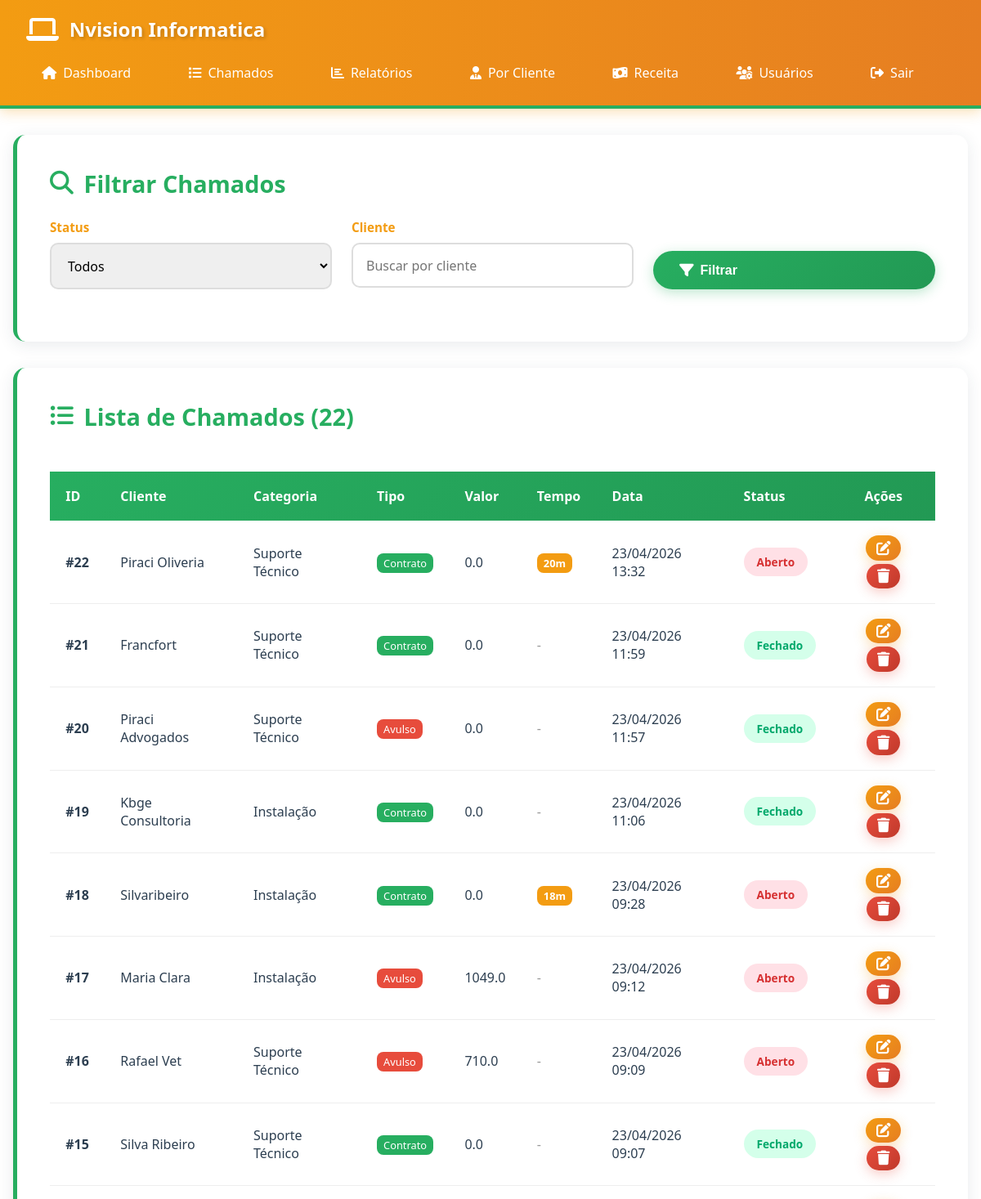
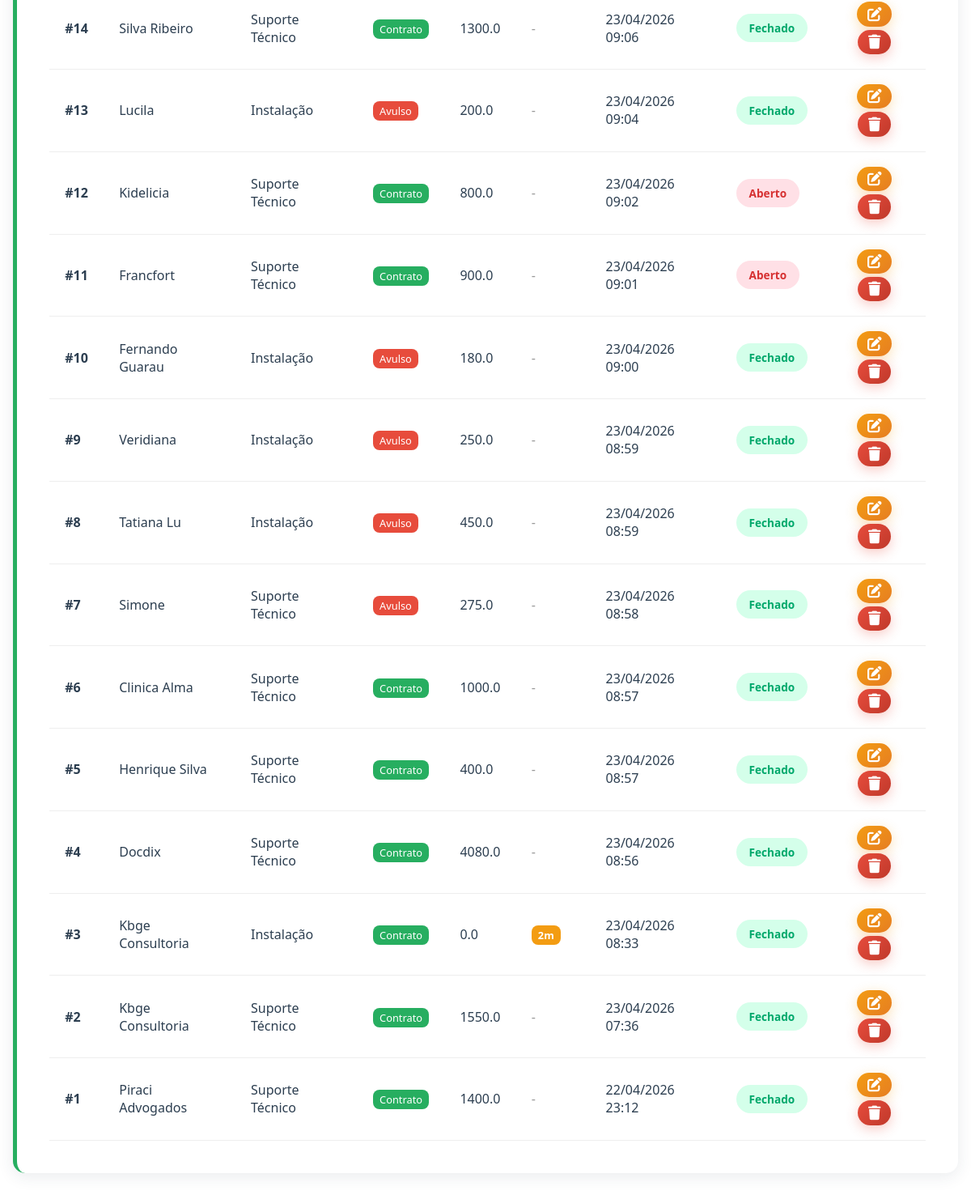
The app's page /listagem with its own data (2 pictures, top to bottom).
### database.py (models this page shows, shortened)
class Chamado(db.Model):
    __tablename__ = 'chamados'
    id = db.Column(db.Integer, primary_key=True)
    cliente = db.Column(db.String(150), nullable=False)
    data_atendimento = db.Column(db.DateTime, nullable=False, default=datetime.now)
    categoria = db.Column(db.String(100), nullable=False)
    descricao = db.Column(db.Text, nullable=False)
    tipo_atendimento = db.Column(db.String(20), default='avulso')  # contrato ou avulso
    valor_recebido = db.Column(db.Float, default=0.0)
    tempo_gasto_minutos = db.Column(db.Integer, default=0)  # tempo técnico em minutos
    status = db.Column(db.String(20), default='aberto')
    data_criacao = db.Column(db.DateTime, nullable=False, default=datetime.now)

### app.py (the view)
@app.route('/listagem')
def listagem():
    filtro_status = request.args.get('status', 'todos')
    filtro_cliente = request.args.get('cliente', '')
    query = Chamado.query
    if filtro_status != 'todos':
        query = query.filter_by(status=filtro_status)
    if filtro_cliente:
        query = query.filter(Chamado.cliente.ilike(f'%{filtro_cliente}%'))
    chamados = query.order_by(Chamado.data_criacao.desc()).all()
    return render_template('listagem.html',
                         chamados=chamados,
                         filtro_status=filtro_status,
                         filtro_cliente=filtro_cliente)

### templates/listagem.html (shortened to what this page needs)
{% extends "base.html" %}
{% block content %}
<div class="card">
    <h2><i class="fas fa-search"></i> Filtrar Chamados</h2>
    <form method="GET" class="form-row">
        <div class="form-group">
            <label for="status">Status</label>
            <select name="status" id="status">
                <option value="todos" {% if filtro_status == 'todos' %}selected{% endif %}>Todos</option>
            </select>
        </div>
        <div class="form-group">
            <label for="cliente">Cliente</label>
            <input type="text" name="cliente" id="cliente" value="{{ filtro_cliente }}" placeholder="Buscar por cliente">
        </div>
        <div class="form-group" style="display: flex; align-items: flex-end;">
            <button type="submit" class="btn" style="width: 100%;"><i class="fas fa-filter"></i> Filtrar</button>
        </div>
    </form>
</div>
<div class="card">
    <h2><i class="fas fa-list-ul"></i> Lista de Chamados ({{ chamados|length }})</h2>
    {% if chamados %}
        <div style="overflow-x: auto;">
            <table>
                <thead>
                    <tr>
                        <th>ID</th>
                        <th>Cliente</th>
                        <th>Categoria</th>
                        <th>Tipo</th>
                        <th>Valor</th>
                        <th>Tempo</th>
                        <th>Data</th>
                        <th>Status</th>
                        <th style="text-align: center;">Ações</th>
                    </tr>
                </thead>
                <tbody>
                    {% for chamado in chamados %}
                    <tr>
                        <td><strong>#{{ chamado.id }}</strong></td>
                        <td>{{ chamado.cliente }}</td>
                        <td>{{ chamado.categoria }}</td>
                        <td>
                            {% if chamado.tipo_atendimento == 'contrato' %}
                                <span style="background: #27ae60; color: white; padding: 3px 8px; border-radius: 8px; font-size: 0.8rem;">Contrato</span>
                            {% else %}
                                <span style="background: #e74c3c; color: white; padding: 3px 8px; border-radius: 8px; font-size: 0.8rem;">Avulso</span>
                            {% endif %}
                        </td>
                        <td>{{ chamado.valor_recebido }}</td>
                        <td>
                            {% if chamado.tempo_gasto_minutos > 0 %}
                                {% set horas = chamado.tempo_gasto_minutos // 60 %}
                                {% set minutos = chamado.tempo_gasto_minutos % 60 %}
                                <span style="background: #f39c12; color: white; padding: 3px 8px; border-radius: 8px; font-size: 0.8rem; font-weight: bold;">
                                    {% if horas > 0 %}{{ horas }}h {{ minutos }}m{% else %}{{ minutos }}m{% endif %}
                                </span>
                            {% else %}
                                <span style="color: #999;">-</span>
                            {% endif %}
                        </td>
                        <td>{{ chamado.data_criacao.strftime('%d/%m/%Y %H:%M') }}</td>
                        <td>
                            <span class="badge badge-{{ 'open' if chamado.status == 'aberto' else 'progress' if chamado.status == 'em_progresso' else 'closed' }}">
                                {{ chamado.status.replace('_', ' ').title() }}
                            </span>
                        </td>
                        <td style="text-align: center;">
                            <button class="btn btn-warning" onclick="abrirEditar({{ chamado.id }})" style="padding: 0.4rem 0.8rem; font-size: 0.8rem; margin: 2px;"><i class="fas fa-edit"></i></button>
                            <button class="btn btn-danger" onclick="deletarChamado({{ chamado.id }})" style="padding: 0.4rem 0.8rem; font-size: 0.8rem; margin: 2px;"><i class="fas fa-trash"></i></button>
                        </td>
                    </tr>
                    {% endfor %}
                </tbody>
            </table>
        </div>
    {% else %}
        <p style="text-align: center; padding: 2rem;">Nenhum chamado encontrado com os filtros selecionados.</p>
    {% endif %}
</div>
{% endblock %}

### templates/base.html (style rules this page uses)
* { margin: 0; padding: 0; box-sizing: border-box; }
:root { --success: #27ae60; --danger: #e74c3c; --warning: #f39c12; --primary: #27ae60; --primary-dark: #229954; --secondary: #e74c3c; --accent: #f39c12; --dark: #2c3e50; --light: #ecf0f1; --text: #2c3e50; }
body { font-family: 'Segoe UI', 'Helvetica Neue', sans-serif; background: #ffffff; min-height: 100vh; color: var(--text); overflow-x: hidden; }
.card { background: white; border-radius: 15px; padding: 2.5rem; box-shadow: 0 4px 20px rgba(44, 62, 80, 0.1); margin-bottom: 2rem; border-left: 5px solid #27ae60; transition: transform 0.3s, box-shadow 0.3s; }
.card h2 { color: #27ae60; font-size: 1.8rem; margin-bottom: 1.5rem; display: flex; align-items: center; gap: 0.8rem; }
.btn { display: inline-block; padding: 0.9rem 2rem; background: linear-gradient(135deg, #27ae60, #229954); color: white; text-decoration: none; border-radius: 25px; border: none; cursor: pointer; transition: all 0.3s; font-size: 1rem; font-weight: bold; box-shadow: 0 4px 15px rgba(39, 174, 96, 0.3); display: inline-flex; align-items: center; gap: 0.5rem; }
.btn i { font-size: 1.1rem; }
.btn-danger { background: linear-gradient(135deg, #e74c3c, #c0392b); box-shadow: 0 4px 15px rgba(231, 76, 60, 0.3); }
.btn-warning { background: linear-gradient(135deg, #f39c12, #e67e22); box-shadow: 0 4px 15px rgba(243, 156, 18, 0.3); }
.form-group { margin-bottom: 1.5rem; }
label { display: block; margin-bottom: 0.6rem; font-weight: 600; color: var(--accent); font-size: 0.95rem; }
input, textarea, select { width: 100%; padding: 0.9rem 1rem; border: 2px solid #ddd; border-radius: 10px; font-size: 1rem; font-family: inherit; transition: all 0.3s; }
table { width: 100%; border-collapse: collapse; margin-top: 1.5rem; }
table thead { background: linear-gradient(135deg, #27ae60 0%, #229954 100%); color: white; }
table th { padding: 1.2rem; text-align: left; font-weight: 600; }
table td { padding: 1rem 1.2rem; border-bottom: 1px solid #eee; }
table tbody tr { transition: all 0.3s; }
.badge { display: inline-block; padding: 0.5rem 1rem; border-radius: 20px; font-size: 0.85rem; font-weight: bold; display: inline-flex; align-items: center; gap: 0.4rem; }
.badge-open { background-color: #ffe0e6; color: #d63031; }
.badge-closed { background-color: #d4ffea; color: #00a86b; }
.form-row { display: grid; grid-template-columns: repeat(auto-fit, minmax(280px, 1fr)); gap: 1.5rem; }

### records on screen
Chamado: id "22", cliente "Piraci Oliveria", categoria "Suporte Técnico", tipo_atendimento "Contrato", valor_recebido "0.0", tempo_gasto_minutos "20", data_criacao "23/04/2026 13:32", status.replace "Aberto"
Chamado: id "21", cliente "Francfort", categoria "Suporte Técnico", tipo_atendimento "Contrato", valor_recebido "0.0", data_criacao "23/04/2026 11:59", status.replace "Fechado"
Chamado: id "20", cliente "Piraci Advogados", categoria "Suporte Técnico", tipo_atendimento "Avulso", valor_recebido "0.0", data_criacao "23/04/2026 11:57", status.replace "Fechado"
Chamado: id "19", cliente "Kbge Consultoria", categoria "Instalação", tipo_atendimento "Contrato", valor_recebido "0.0", data_criacao "23/04/2026 11:06", status.replace "Fechado"
Chamado: id "18", cliente "Silvaribeiro", categoria "Instalação", tipo_atendimento "Contrato", valor_recebido "0.0", minutos "18", data_criacao "23/04/2026 09:28", status.replace "Aberto"
Chamado: id "17", cliente "Maria Clara", categoria "Instalação", tipo_atendimento "Avulso", valor_recebido "1049.0", data_criacao "23/04/2026 09:12", status.replace "Aberto"
Chamado: id "16", cliente "Rafael Vet", categoria "Suporte Técnico", tipo_atendimento "Avulso", valor_recebido "710.0", data_criacao "23/04/2026 09:09", status.replace "Aberto"
Chamado: id "15", cliente "Silva Ribeiro", categoria "Suporte Técnico", tipo_atendimento "Contrato", valor_recebido "0.0", data_criacao "23/04/2026 09:07", status.replace "Fechado"
Chamado: id "14", cliente "Silva Ribeiro", categoria "Suporte Técnico", tipo_atendimento "Contrato", valor_recebido "1300.0", data_criacao "23/04/2026 09:06", status.replace "Fechado"
Chamado: id "13", cliente "Lucila", categoria "Instalação", tipo_atendimento "Avulso", valor_recebido "200.0", data_criacao "23/04/2026 09:04", status.replace "Fechado"
Chamado: id "12", cliente "Kidelicia", categoria "Suporte Técnico", tipo_atendimento "Contrato", valor_recebido "800.0", data_criacao "23/04/2026 09:02", status.replace "Aberto"
Chamado: id "11", cliente "Francfort", categoria "Suporte Técnico", tipo_atendimento "Contrato", valor_recebido "900.0", data_criacao "23/04/2026 09:01", status.replace "Aberto"
Chamado: id "10", cliente "Fernando Guarau", categoria "Instalação", tipo_atendimento "Avulso", valor_recebido "180.0", data_criacao "23/04/2026 09:00", status.replace "Fechado"
Chamado: id "9", cliente "Veridiana", categoria "Instalação", tipo_atendimento "Avulso", valor_recebido "250.0", data_criacao "23/04/2026 08:59", status.replace "Fechado"
Chamado: id "8", cliente "Tatiana Lu", categoria "Instalação", tipo_atendimento "Avulso", valor_recebido "450.0", data_criacao "23/04/2026 08:59", status.replace "Fechado"
Chamado: id "7", cliente "Simone", categoria "Suporte Técnico", tipo_atendimento "Avulso", valor_recebido "275.0", data_criacao "23/04/2026 08:58", status.replace "Fechado"
Chamado: id "6", cliente "Clinica Alma", categoria "Suporte Técnico", tipo_atendimento "Contrato", valor_recebido "1000.0", data_criacao "23/04/2026 08:57", status.replace "Fechado"
Chamado: id "5", cliente "Henrique Silva", categoria "Suporte Técnico", tipo_atendimento "Contrato", valor_recebido "400.0", data_criacao "23/04/2026 08:57", status.replace "Fechado"
Chamado: id "4", cliente "Docdix", categoria "Suporte Técnico", tipo_atendimento "Contrato", valor_recebido "4080.0", data_criacao "23/04/2026 08:56", status.replace "Fechado"
Chamado: id "3", cliente "Kbge Consultoria", categoria "Instalação", tipo_atendimento "Contrato", valor_recebido "0.0", tempo_gasto_minutos "2", data_criacao "23/04/2026 08:33", status.replace "Fechado"
Chamado: id "2", cliente "Kbge Consultoria", categoria "Suporte Técnico", tipo_atendimento "Contrato", valor_recebido "1550.0", data_criacao "23/04/2026 07:36", status.replace "Fechado"
Chamado: id "1", cliente "Piraci Advogados", categoria "Suporte Técnico", tipo_atendimento "Contrato", valor_recebido "1400.0", data_criacao "22/04/2026 23:12", status.replace "Fechado"

### other values on screen
{{ chamados|length }} "22"
